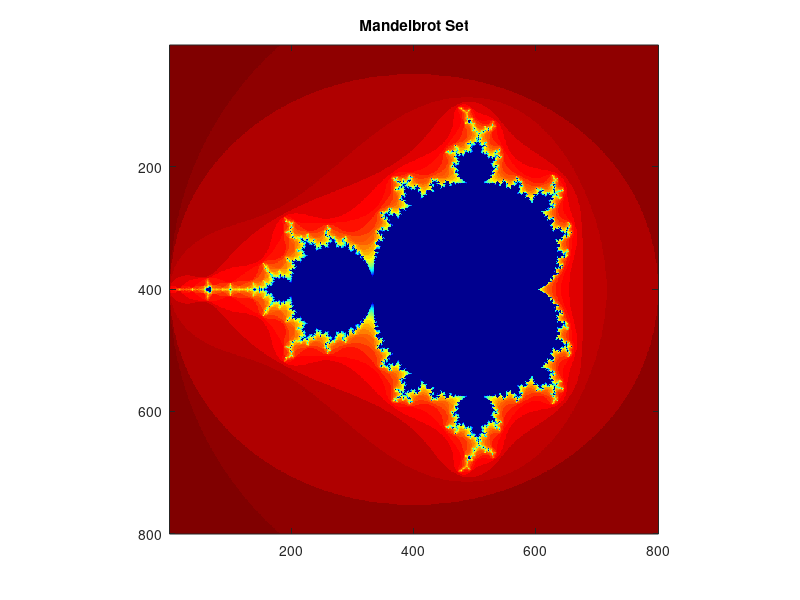

Source code (MATLAB):
function Mandelbrot(n, niter)
% Plot the Mandelbrot set 
% n: Size of the x and y axis 
% niter: Number of iterations 

close all

% If no input are given 
if nargin == 0
    n = 800;
    niter = 40;
end

x0 = -2;   
x1 = 1;
y0 = -1.5; 
y1 = 1.5;

[x,y] = meshgrid(linspace(x0, x1, n), linspace(y0, y1, n));

c = x + 1i * y;
z = zeros(size(c));
k = zeros(size(c));

for ii = 1:niter
    z   = z.^2 + c;
    k(abs(z) > 2 & k == 0) = niter - ii;
end

% Plotting 
figure(1)
imagesc(k)
title('Mandelbrot Set')
colormap jet
axis square

end

% Example:
% Mandelbrot(800,40)


